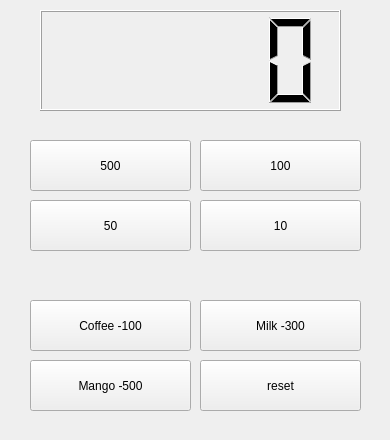
<?xml version="1.0" encoding="UTF-8"?>
<ui version="4.0">
 <class>Widget</class>
 <widget class="QWidget" name="Widget">
  <property name="geometry">
   <rect>
    <x>0</x>
    <y>0</y>
    <width>390</width>
    <height>440</height>
   </rect>
  </property>
  <property name="windowTitle">
   <string>Widget</string>
  </property>
  <widget class="QPushButton" name="pb500">
   <property name="geometry">
    <rect>
     <x>30</x>
     <y>140</y>
     <width>161</width>
     <height>51</height>
    </rect>
   </property>
   <property name="text">
    <string>500</string>
   </property>
  </widget>
  <widget class="QLCDNumber" name="lcdNumber">
   <property name="geometry">
    <rect>
     <x>40</x>
     <y>10</y>
     <width>301</width>
     <height>101</height>
    </rect>
   </property>
  </widget>
  <widget class="QPushButton" name="pb100">
   <property name="geometry">
    <rect>
     <x>200</x>
     <y>140</y>
     <width>161</width>
     <height>51</height>
    </rect>
   </property>
   <property name="text">
    <string>100</string>
   </property>
  </widget>
  <widget class="QPushButton" name="pb50">
   <property name="geometry">
    <rect>
     <x>30</x>
     <y>200</y>
     <width>161</width>
     <height>51</height>
    </rect>
   </property>
   <property name="text">
    <string>50</string>
   </property>
  </widget>
  <widget class="QPushButton" name="pb10">
   <property name="geometry">
    <rect>
     <x>200</x>
     <y>200</y>
     <width>161</width>
     <height>51</height>
    </rect>
   </property>
   <property name="text">
    <string>10</string>
   </property>
  </widget>
  <widget class="QPushButton" name="pbcoffee">
   <property name="geometry">
    <rect>
     <x>30</x>
     <y>300</y>
     <width>161</width>
     <height>51</height>
    </rect>
   </property>
   <property name="text">
    <string>Coffee -100</string>
   </property>
  </widget>
  <widget class="QPushButton" name="pbmilk">
   <property name="geometry">
    <rect>
     <x>200</x>
     <y>300</y>
     <width>161</width>
     <height>51</height>
    </rect>
   </property>
   <property name="text">
    <string>Milk -300</string>
   </property>
  </widget>
  <widget class="QPushButton" name="pbmango">
   <property name="geometry">
    <rect>
     <x>30</x>
     <y>360</y>
     <width>161</width>
     <height>51</height>
    </rect>
   </property>
   <property name="text">
    <string>Mango -500</string>
   </property>
  </widget>
  <widget class="QPushButton" name="pbreset">
   <property name="geometry">
    <rect>
     <x>200</x>
     <y>360</y>
     <width>161</width>
     <height>51</height>
    </rect>
   </property>
   <property name="text">
    <string>reset</string>
   </property>
  </widget>
 </widget>
 <resources/>
 <connections/>
</ui>
